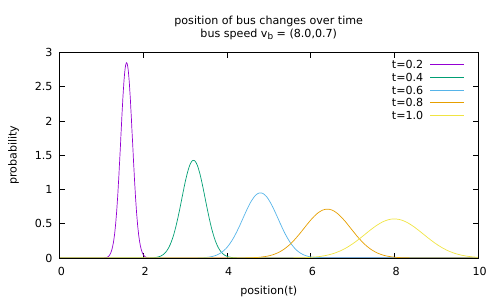

The gnuplot source for this figure:
load "normal.plt"

set title "position of bus changes over time\nbus speed v_b = (8.0,0.7)"

set xrange [0:10]
set xtics 0, 1

set samples 800

set xlabel "position(t)"
set ylabel "probability"

set terminal pdfcairo
set output "positionOverTime2D.pdf"

plot normal(x,1.6,0.14) title "t=0.2", \
     normal(x,3.2,0.28) title "t=0.4", \
     normal(x,4.8,0.42) title "t=0.6", \
     normal(x,6.4,0.56) title "t=0.8", \
     normal(x,8.0,0.70) title "t=1.0"
